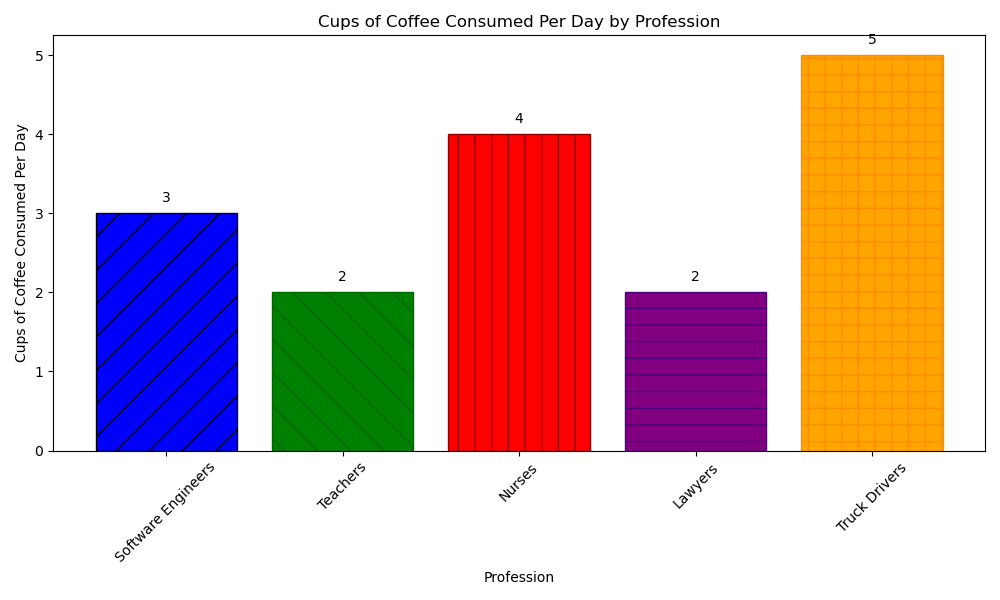

Generate this figure with Python:

import matplotlib.pyplot as plt

# Data from the table
data = [
    {'Profession': 'Software Engineers', 'Cups of Coffee Consumed Per Day': 3},
    {'Profession': 'Teachers', 'Cups of Coffee Consumed Per Day': 2},
    {'Profession': 'Nurses', 'Cups of Coffee Consumed Per Day': 4},
    {'Profession': 'Lawyers', 'Cups of Coffee Consumed Per Day': 2},
    {'Profession': 'Truck Drivers', 'Cups of Coffee Consumed Per Day': 5}
]

# Extracting profession names and corresponding cups of coffee consumed per day
professions = [item['Profession'] for item in data]
cups_of_coffee = [item['Cups of Coffee Consumed Per Day'] for item in data]

# Set up the figure and axis
fig, ax = plt.subplots(figsize=(10, 6))

# Colors, edge colors and hatch patterns for diversifying the bars
colors = ['blue', 'green', 'red', 'purple', 'orange']
edge_colors = ['black', 'darkgreen', 'darkred', 'indigo', 'darkorange']
hatch_patterns = ['/', '\\', '|', '-', '+']

# Creating the bar chart
bars = ax.bar(professions, cups_of_coffee, color=colors, edgecolor=edge_colors, hatch=hatch_patterns)

# Adding the data labels on top of the bars
for bar in bars:
    yval = bar.get_height()
    plt.text(bar.get_x() + bar.get_width()/2, yval + 0.1, yval, ha='center', va='bottom')

# Setting the title and labels
ax.set_title('Cups of Coffee Consumed Per Day by Profession')
ax.set_xlabel('Profession')
ax.set_ylabel('Cups of Coffee Consumed Per Day')

# Rotating the x-axis labels to fit and make them readable
plt.xticks(rotation=45)

# Display the plot
plt.tight_layout()
plt.show()
